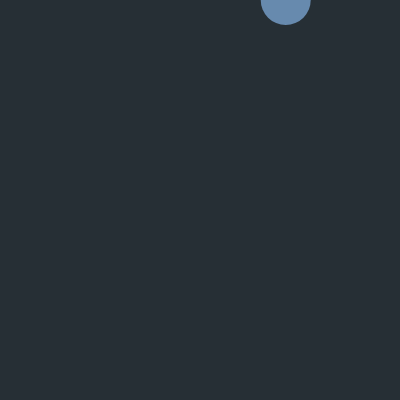
Frame 1 (no input)
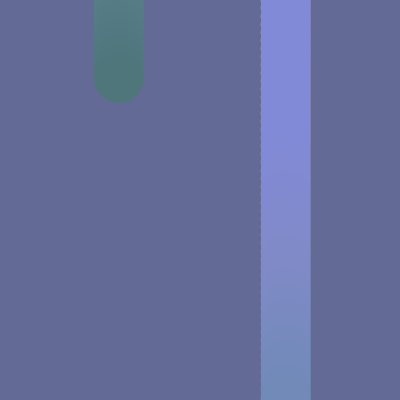
Frame 60 (no input)
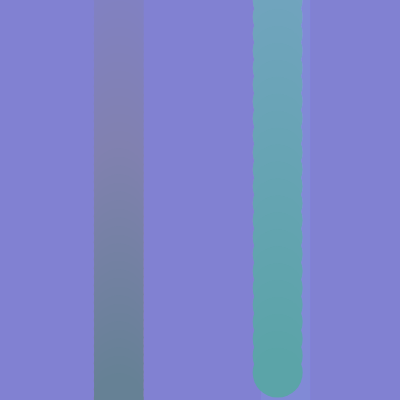
Frame 120 (the mouse pressed at the canvas centre since frame 60)

The p5.js sketch that drew these frames (run headless with seeded random() and noise() and a simulated clock; from frame 60 on, the mouse is pressed at the canvas centre):

// p5.js sketch
// ── sketch.js
let x, y, vy;

function resetRaindrop() {
    y = 0;
    x = random(width);
    vy = random(5, 20);
    fill(random(180, 220), random(20, 80), random(20, 80));
}

function setup() {
    createCanvas(400, 400);
    colorMode(HSB);
    background(200, 30, 20);
    noStroke();
    resetRaindrop();
}

function draw() {
    background(200, 30, 80, 0.01);

    ellipse(x, y, 50);
    y += vy;

    if (y > height) {
        resetRaindrop();
    }
}
